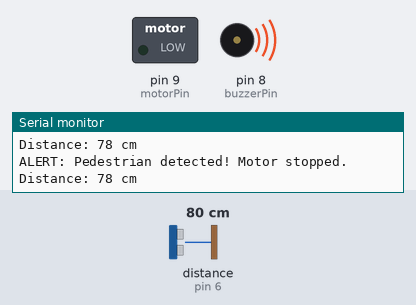
Bench run of a sketch on a simulated Arduino Uno, built with avr-gcc and run on an emulated ATmega328P. On the bench: switched loads named in the sketch (green lamp = pin HIGH), buzzer (waves = sounding, pin HIGH), the last lines printed to the serial monitor. Wiring (inferred from the names in the program): ultrasonic range finder: trigger pin 7; echo pin 6. The test bench sets the inputs (shaded band); at power-on: distance to the obstacle (sensor on pin 6) 80 cm. The echo pulse lasts 58.3 µs per cm; pins used as bus, display or sensor lines are not drawn.

Above: at 1.2 s.
1.3 s: distance to the obstacle (sensor on pin 6) set to 199 cm
2.8 s: distance to the obstacle (sensor on pin 6) set to 209 cm
At 4.0 s:
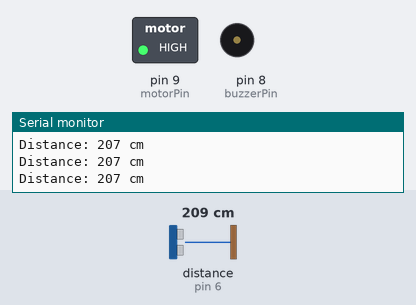
4.3 s: distance to the obstacle (sensor on pin 6) set to 9 cm
At 4.9 s:
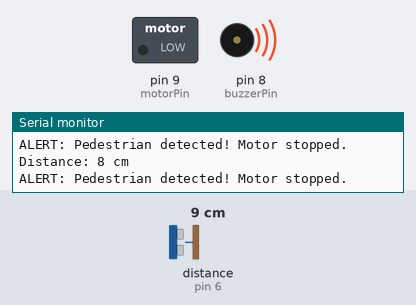
5.8 s: distance to the obstacle (sensor on pin 6) set to 250 cm
At 6.2 s:
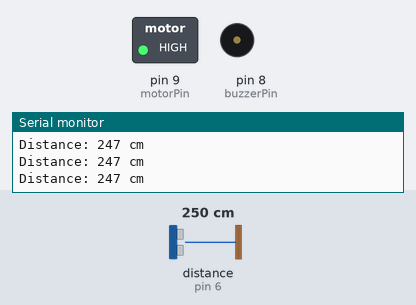
Timing chart, 0 to 8.3 s (numbered marks = the images above; inputs shaded):
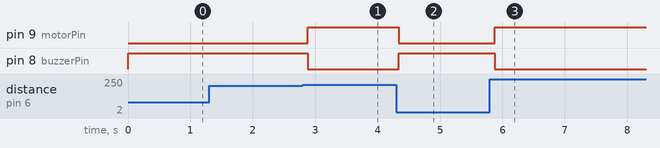

The sketch:

sizzling_stantia1.ino
```cpp
int trigPin = 7;
int echoPin = 6;
int buzzerPin = 8;
int motorPin = 9;

void setup() {
  pinMode(trigPin, OUTPUT);
  pinMode(echoPin, INPUT);
  pinMode(buzzerPin, OUTPUT);
  pinMode(motorPin, OUTPUT);

  Serial.begin(9600);
  Serial.println("Forklift Safety System Initialized.");
}

void loop() {
  long duration, distance;

  // Send a 10-microsecond high pulse to trigger the sensor
  digitalWrite(trigPin, LOW);
  delayMicroseconds(2);
  digitalWrite(trigPin, HIGH);
  delayMicroseconds(10);
  digitalWrite(trigPin, LOW);

  // Read the echo pin; pulseIn returns the time in microseconds
  duration = pulseIn(echoPin, HIGH);

  // Calculate the distance in cm (Speed of sound is approx 0.034 cm/microsecond)
  distance = (duration * 0.034) / 2;

  // Print distance to Serial Monitor for debugging
  Serial.print("Distance: ");
  Serial.print(distance);
  Serial.println(" cm");

  // Safety Logic: Object within 2 meters (200 cm)
  if (distance > 0 && distance <= 200) {
    digitalWrite(buzzerPin, HIGH);  // Sound the alarm
    digitalWrite(motorPin, LOW);    // Stop the motor
    Serial.println("ALERT: Pedestrian detected! Motor stopped.");
  } else {
    digitalWrite(buzzerPin, LOW);   // Turn off alarm
    digitalWrite(motorPin, HIGH);   // Run the motor
  }

  delay(100); // Small delay to stabilize sensor readings
}
```

Measured:
- the behaviour switches between 203 and 204 cm on distance to the obstacle (sensor on pin 6) (found by bisection; images 0 and 1)
- after the input at 2.8 s, pin 9 (motorPin): LOW → HIGH after 0.08 s; pin 8 (buzzerPin): HIGH → LOW after 0.08 s
- after the input at 4.3 s, pin 9 (motorPin): HIGH → LOW at once; pin 8 (buzzerPin): LOW → HIGH at once
- after the input at 5.8 s, pin 9 (motorPin): LOW → HIGH after 0.08 s; pin 8 (buzzerPin): HIGH → LOW after 0.08 s
